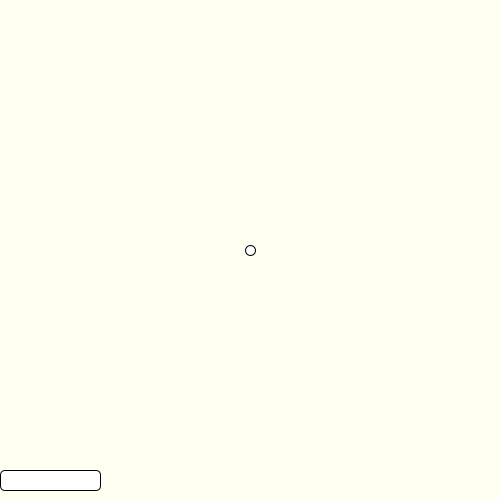
Frame 1 (no input)
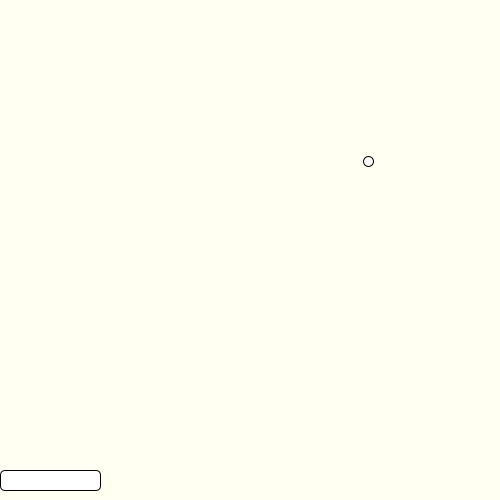
Frame 60 (the mouse pressed at the canvas centre just before this capture)
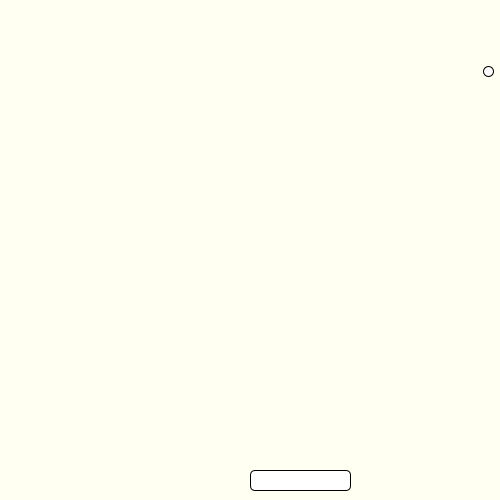
Frame 120 (the mouse held since frame 60 and released just before this capture)

The Processing sketch that drew these frames (run headless with seeded random() and noise(); from frame 60 on, the mouse is pressed at the canvas centre):

// Processing sketch: week04_3
// ── week04_3.pde
void setup(){
  size(500,500);
}
float x=250, y=250;
float vx=2.0, vy=-1.5;
void draw(){
  background(#FFFFF2);
  int boardX=mouseX;
  rect(boardX,470, 100,20, 5);
  ellipse(x,y, 10,10);
  x+=vx;
  y+=vy;
  if(x<0 || x>500) vx*=-1;
  if(y<0 || (y>470 && x>boardX && x<boardX+100)) vy*=-1;
}
